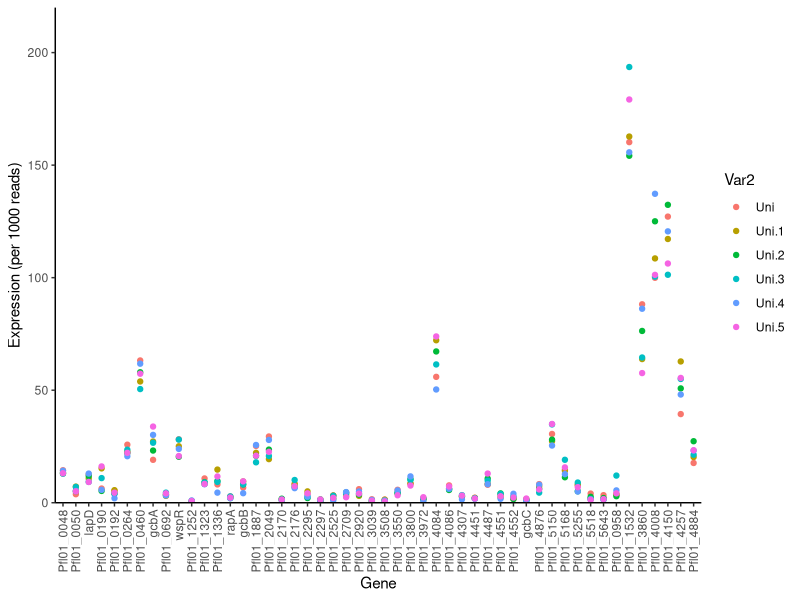

This figure's R source: (Note: this script raises an error after producing the figure.)
library("gplots")
library(reshape2)
library(ggrepel)

dat <- read.csv(file = "Data/Selected_solid.csv", check.names = F, stringsAsFactors = T)

rownames(dat) <- dat[,1]

uni.cols <- which(colnames(dat) =="Uni")

k10.cols <- which(colnames(dat) =="K10")

dat <- dat[,-1]

uni <- dat[,uni.cols-1]

K10 <- dat[,k10.cols-1]

dat <- dat[,-c(uni.cols-1,k10.cols-1)]

dat$K10 <- apply(K10,1,FUN = mean)

row.names(uni) <- rownames(dat)

dat.original <- dat

# convert data to reads per 1000

n <- ncol(uni)

for(i in(1:n)){
  uni[,i] <- (1000*uni[,i]/ sum(uni[,i]))
}

n <- ncol(dat)

for(i in(1:n)){
  dat[,i] <- (1000*dat[,i]/ sum(dat[,i]))
}

#reference medium plot

uni.melt <- melt(as.matrix(uni))

ggplot(uni.melt, aes(x=Var1, y=value, col=Var2)) +
  geom_point() +
  xlab("Gene") + ylab("Expression (per 1000 reads)") +
  theme_bw() + theme(panel.border = element_blank(), panel.grid.major = element_blank(),
                     panel.grid.minor = element_blank(), axis.line = element_line(colour = "black")) +
  theme(axis.text.x = element_text(angle=90, hjust = 1,  vjust = 0.5 )) +
  #  theme(legend.position="none") + 
  scale_y_continuous(expand = c(0, 0), limits = c(0,220)) +
  ggsave(filename = "Results/scatterplot gene expression in biolog.pdf", width = 12, height = 7, units = "in")

# variance in biolog plot

uni.thresh <- as.matrix(log2(sweep(uni, 1, apply(uni,1,mean),  FUN = "/")))
uni.thresh.melt <- melt(as.matrix(uni.thresh))


ggplot(uni.thresh.melt, aes(x=Var1, y=value, col=Var2)) +
  geom_point() +
  xlab("Gene") + ylab("Log2 ratio expression (relative to mean)") +
  theme_bw() + theme(panel.border = element_blank(), panel.grid.major = element_blank(),
                     panel.grid.minor = element_blank(), axis.line = element_line(colour = "black")) +
  theme(axis.text.x = element_text(angle=90, hjust = 1, vjust = 0.5)) +
  #  theme(legend.position="none") + 
  ggsave(filename = "Results/scatterplot ratio gene expression in biolog.pdf", width = 12, height = 7, units = "in")


#Plot per 1000 reads

dat$uni <- apply(uni,1,FUN = mean)

dat.melt <- melt(as.matrix(dat))



ggplot(dat.melt, aes(x=Var1, y=value, col=Var2)) +
  geom_point() +
  xlab("Condition") + ylab("Expression (per 1000 reads)") +
  theme_bw() + theme(panel.border = element_blank(), panel.grid.major = element_blank(),
                     panel.grid.minor = element_blank(), axis.line = element_line(colour = "black")) +
  theme(axis.text.x = element_text(angle=90, hjust = 1)) +
  theme(legend.position="none") + 
  geom_text(data = dat.melt[dat.melt$Var2 == "uni",], aes(x = dat.melt$Var1[dat.melt$Var2 == "uni"],
                                                          y = dat.melt$value[dat.melt$Var2 == "uni"]), label = "--")+
  scale_y_continuous(expand = c(0, 0), limits = c(0,300)) +
  ggsave(filename = "Results/scatterplot gene expression per 1000 reads.pdf", width = 12, height = 7, units = "in")

#plot(sort(dat.melt$Var2[dat.melt$Var1 == "LapA"], decreasing = F) , sort(dat.melt$value[dat.melt$Var1 == "LapA"], decreasing = F))

ggplot(dat.melt[dat.melt$Var1 == "LapA",], aes(x=sort(dat.melt$Var2[dat.melt$Var1 == "LapA"], decreasing = F), y=sort(dat.melt$value[dat.melt$Var1 == "LapA"], decreasing = F))) +
  geom_point() +
  theme(axis.text.x = element_text(angle=90, hjust = 1, vjust = 0.5)) +
  xlab("Condition") + ylab("Expression (per 1000 reads)") 

# calc SD per carbon in uni

dat.Z <- as.matrix(sweep(sweep(dat, 1, apply(uni,1,mean), FUN = "-"), 1, apply(uni, 1, sd), FUN = "/"))

dat.p <- 2*pnorm(-abs(dat.Z))

dat.p.melt <- melt(as.matrix(dat.p))

dat.p.melt$BH <- p.adjust(dat.p.melt$value, method = "BH")

# calculate p value from Z score matrix

dat.thresh <- as.matrix(log2(sweep(dat, 1, apply(uni,1,mean),  FUN = "/")))

dat.thresh <- dat.thresh[,-51]


dat.unthresh <- dat.thresh
 
# dat.thresh[2*pnorm(-abs(dat.Z)) >0.05] <- 0
# 
# dat.thresh[abs(dat.thresh) < 1] <- 0


nanostring.phenotypes <- data.frame(Gene = rep(rownames(dat.thresh), each = 50) , 
                                    Condition = rep(colnames(dat.thresh), length(rownames(dat))), Expression = 1)

for(i in 1:length(rownames(dat.thresh))){
  for(j in 1:length(colnames(dat.thresh))){
    nanostring.phenotypes$Expression[(i-1)*50+j] <- dat.thresh[i,j]
  }
}

no.change.rows <- which(nanostring.phenotypes$Expression ==0)

nanostring.phenotypes$Label <- NA

nanostring.phenotypes$Label[-no.change.rows] <- as.character(nanostring.phenotypes$Condition[-no.change.rows])


#nanostring.phenotypes <- nanostring.phenotypes[-no.change.rows,]

# plot of distribution of ratios to baseline

melt.dat.unthresh <- melt(dat.unthresh)

ggplot(melt.dat.unthresh, aes(x=Var1, y=value, col="black")) +
  geom_point(data = melt.dat.unthresh, aes(x=Var1, y=value, col="black"),position = position_jitterdodge(dodge.width = 1), size = 0.5, alpha = 1) +
 # geom_text_repel(data = nanostring.phenotypes, aes(x = nanostring.phenotypes$Gene, y = nanostring.phenotypes$Expression ), label = nanostring.phenotypes$Label,
  #                size = 2, force =0.25, min.segment.length = unit(0, "lines"))+
  ggtitle("Expression relative to mean base medium") + xlab("Condition") + ylab("Log2 ratio expression") +
  theme_bw() + theme(panel.border = element_blank(), panel.grid.major = element_blank(),
                     panel.grid.minor = element_blank(), axis.line = element_line(colour = "black")) +
  theme(axis.text.x = element_text(angle=90, hjust = 1, vjust = 0.5)) +
  theme(legend.position="none") +
  geom_hline(yintercept = 0) +
  ggsave(filename = "Results/scatterplot gene expression.pdf", width = 15, height = 5, units = "in")


ggplot(melt.dat.unthresh, aes(x=Var2, y=value, col="black")) +
  geom_point(position = position_jitterdodge(dodge.width = 1), size = 0.5, alpha = 1) +
  # geom_text_repel(data = nanostring.phenotypes, aes(x = nanostring.phenotypes$Gene, y = nanostring.phenotypes$Expression ), label = nanostring.phenotypes$Label,
  #                size = 2, force =0.25, min.segment.length = unit(0, "lines"))+
  ggtitle("Expression relative to mean base medium") + xlab("Condition") + ylab("Log2 ratio expression") +
  theme_bw() + theme(panel.border = element_blank(), panel.grid.major = element_blank(),
                     panel.grid.minor = element_blank(), axis.line = element_line(colour = "black")) +
  theme(axis.text.x = element_text(angle=90, hjust = 1, vjust = 0.5)) +
  theme(legend.position="none") +
  geom_hline(yintercept = 0) +
  ggsave(filename = "Results/scatterplot CS expression.pdf", width = 15, height = 5, units = "in")



melt.dat.thresh <- melt(dat.thresh)

melt.dat.thresh.original <- melt.dat.thresh

melt.dat.thresh <- melt.dat.thresh[which(dat.p.melt$BH <0.05),]

melt.dat.thresh.removed <- melt.dat.unthresh[which(dat.p.melt$BH >0.05),]

melt.dat.thresh.removed <- melt.dat.thresh.removed[which(melt.dat.thresh.removed$Var2 != "uni"),]

mylabels <- c(expression("Pfl01_0048"), expression("Pfl01_0050"), expression(italic("lapD")), expression("Pfl01_0190"), expression("Pfl01_0192"), expression("Pfl01_0264"), 
              expression("Pfl01_0460"), expression(italic("gcbA")), expression("Pfl01_0692"), expression("Pfl01_0958"), expression(italic("wspR")), expression("Pfl01_1252"), 
              expression("Pfl01_1323"), expression("Pfl01_1336"), expression("Pfl01_1532"), expression(italic("rapA")), expression(italic("gcbB")), expression("Pfl01_1887"), 
              expression("Pfl01_2049"), expression("Pfl01_2170"), expression("Pfl01_2176"), expression("Pfl01_2295"), expression("Pfl01_2297"), expression("Pfl01_2525"), 
              expression("Pfl01_2709"), expression("Pfl01_2920"), expression("Pfl01_3039"), expression("Pfl01_3508"), expression("Pfl01_3550"), expression("Pfl01_3800"), 
              expression("Pfl01_3860"), expression("Pfl01_3972"), expression("Pfl01_4008"), expression("Pfl01_4084"), expression("Pfl01_4086"), expression("Pfl01_4150"), 
              expression("Pfl01_4257"), expression("Pfl01_4307"), expression("Pfl01_4451"), expression("Pfl01_4487"), expression("Pfl01_4551"), expression("Pfl01_4552"), 
              expression(italic("gcbC")), expression("Pfl01_4876"), expression("Pfl01_4884"), expression("Pfl01_5150"), expression("Pfl01_5168"), expression("Pfl01_5255"), 
              expression("Pfl01_5518"), expression("Pfl01_5643"))

order <- c("Pfl01_0048", "Pfl01_0050", "lapD", "Pfl01_0190", "Pfl01_0192", "Pfl01_0264", 
           "Pfl01_0460", "gcbA", "Pfl01_0692", "Pfl01_0958", "wspR", "Pfl01_1252", 
           "Pfl01_1323", "Pfl01_1336", "Pfl01_1532", "rapA", "gcbB", "Pfl01_1887", 
           "Pfl01_2049", "Pfl01_2170", "Pfl01_2176", "Pfl01_2295", "Pfl01_2297", "Pfl01_2525", 
           "Pfl01_2709", "Pfl01_2920", "Pfl01_3039", "Pfl01_3508", "Pfl01_3550", "Pfl01_3800", 
           "Pfl01_3860", "Pfl01_3972", "Pfl01_4008", "Pfl01_4084", "Pfl01_4086", "Pfl01_4150", 
           "Pfl01_4257", "Pfl01_4307", "Pfl01_4451", "Pfl01_4487", "Pfl01_4551", "Pfl01_4552", 
           "gcbC", "Pfl01_4876", "Pfl01_4884", "Pfl01_5150", "Pfl01_5168", "Pfl01_5255", 
           "Pfl01_5518", "Pfl01_5643")

  
ggplot(melt.dat.thresh.original, aes(x=Var1, y=value, fill = Var2, colour = Var2)) +
  geom_jitter(data = melt.dat.thresh.original, aes(x = Var1, y = value, fill = Var2, colour = Var2, shape = Var2), 
             position = position_jitterdodge(jitter.width = 0.3), size = 1) +
  scale_shape_manual(values=c(21:25, 21:25, 21:25, 21:25, 21:25, 21:25, 21:25, 21:25, 21:25, 21:25, 21))+
  ggtitle("Expression relative to mean value in base minimal medium") + xlab("Gene") + ylab("Log2 ratio expression") +
  theme_bw() + theme(panel.border = element_blank(), panel.grid.major = element_blank(),
                     panel.grid.minor = element_blank(), axis.line.x = element_line(colour = "black", size =0.5), axis.line.y = element_line(colour = "black", size =0.5) ) +
  theme(axis.text.x = element_text(angle=90, hjust = 1, vjust = 0.5, size = 15), legend.key = element_blank(), 
        axis.text.y = element_text(size = 15), text = element_text(size = 20), legend.text = element_text(size = 12)) +
  scale_x_discrete("Gene", labels= mylabels, limits = order)+
  geom_hline(yintercept = 0) +
  ggsave(filename = "Results/scatterplot gene expression colour shape.pdf", width = 15, height = 6, units = "in")



ggplot(melt.dat.thresh.removed, aes(x=Var1, y=value, col="grey80")) +
  geom_point(data = melt.dat.thresh.removed, aes(x = Var1, y=value, colour="grey80"), position = position_jitterdodge(dodge.width = 1), alpha = 1, size = 0.5) +
  geom_point(data = melt.dat.thresh, aes(x = Var1, y=value, colour="red"), position = position_jitterdodge(dodge.width = 1, jitter.width = 0.7), alpha = 1, size = 1) +
  #geom_text_repel(data = nanostring.phenotypes, aes(x = nanostring.phenotypes$Gene, y = nanostring.phenotypes$Expression, label = nanostring.phenotypes$Label),
  #             size = 2, force =0.25, min.segment.length = unit(0, "lines"))
  ggtitle("Expression relative to mean base medium") + xlab("Gene") + ylab("Log2 ratio expression") +
  theme_bw() + theme(panel.border = element_blank(), panel.grid.major = element_blank(),
                     panel.grid.minor = element_blank(), axis.line.x = element_line(colour = "black", size =0.5), axis.line.y = element_line(colour = "black", size =0.5)) +
  theme(axis.text.x = element_text(angle=90, hjust = 1, vjust = 0.5, size = 15), axis.text.y = element_text(size = 15), text = element_text(size = 20), legend.text = element_text(size = 12)) +
  scale_x_discrete("Gene", labels= mylabels, limits = order)+
  theme(legend.position="none") +
  geom_hline(yintercept = 0) +
  ggsave(filename = "Results/scatterplot gene expression thresholded.pdf", width = 15, height = 5, units = "in")

  
ggplot(melt.dat.thresh.removed, aes(x=Var2, y=value, col="grey80")) +
  geom_point(data = melt.dat.thresh.removed, aes(x = Var2, y=value, color="grey80"), position = position_jitterdodge(dodge.width = 1), size = 0.5) +
  geom_point(data = melt.dat.thresh, aes(x = Var2, y=value, color="red"), position = position_jitterdodge(dodge.width = 1, jitter.width = 0.7), size = 1) +
  # geom_text_repel(data = nanostring.phenotypes, aes(x = nanostring.phenotypes$Gene, y = nanostring.phenotypes$Expression ), label = nanostring.phenotypes$Label,
  #                size = 2, force =0.25, min.segment.length = unit(0, "lines"))+
  ggtitle("Expression relative to mean base medium") + xlab("Condition") + ylab("Log2 ratio expression") +
  theme_bw() + theme(panel.border = element_blank(), panel.grid.major = element_blank(),
                     panel.grid.minor = element_blank(), axis.line.x = element_line(colour = "black", size =0.5), axis.line.y = element_line(colour = "black", size =0.5)) +
  theme(axis.text.x = element_text(angle=90, hjust = 1, vjust = 0.5, size = 15), axis.text.y = element_text(size = 15), text = element_text(size = 20), legend.text = element_text(size = 12)) +
  theme(legend.position="none") +
  geom_hline(yintercept = 0) +
  ggsave(filename = "Results/scatterplot gene expression thresholded by CS.pdf", width = 15, height = 5, units = "in")

nanostring.phenotypes <- nanostring.phenotypes[-no.change.rows, 1:3]

nanostring.phenotypes<- nanostring.phenotypes[order(nanostring.phenotypes$Condition),]

write.csv(nanostring.phenotypes, file = "Results/Nanostring.phenotypes.csv")

colors = c(seq(min(dat.thresh),-0.5,length=20),seq(-0.49,0.49,length=2),seq(0.5,max(dat.thresh),length=20)) #Define colour range

my_palette <- colorRampPalette(c("Blue","black", "red"))(n=15)

pdf(paste("Results/nanostring_thresh_log2.pdf", sep=""), width=15, height=20)
heatmap.2(dat.thresh, col=my_palette, margins=c(10,10), cexRow = 1, cexCol = 1,
          srtCol = 60, trace = "none", key = T, density.info = "none")
dev.off()

uni.melt <- melt(as.matrix(log2(sweep(uni, 1, apply(uni,1,mean),  FUN = "/"))))

ggplot(melt.dat.unthresh, aes(x=Var1, y=value, col="black")) +
  geom_point(data = melt.dat.unthresh, aes(x=Var1, y=value, col="black"),position = position_jitterdodge(dodge.width = 1), size = 0.5, alpha = 1) +
  geom_point(data = uni.melt, aes(x=Var1, y=value, col="blue"),position = position_jitterdodge(dodge.width = 1), size = 1, alpha = 1) +
  # geom_text_repel(data = nanostring.phenotypes, aes(x = nanostring.phenotypes$Gene, y = nanostring.phenotypes$Expression ), label = nanostring.phenotypes$Label,
  #                size = 2, force =0.25, min.segment.length = unit(0, "lines"))+
  ggtitle("Expression relative to mean base medium") + xlab("Condition") + ylab("Log2 ratio expression") +
  theme_bw() + theme(panel.border = element_blank(), panel.grid.major = element_blank(),
                     panel.grid.minor = element_blank(), axis.line.x = element_line(colour = "black", size =0.5), axis.line.y = element_line(colour = "black", size =0.5)) +
  theme(axis.text.x = element_text(angle=90, hjust = 1, vjust = 0.5, size = 15), axis.text.y = element_text(size = 15), text = element_text(size = 20), legend.text = element_text(size = 12)) +
  scale_x_discrete("Gene", labels= mylabels, limits = order)+
  theme(legend.position="none") +
  geom_hline(yintercept = 0) +
  ggsave(filename = "Results/scatterplot gene expression base medium overlay.pdf", width = 15, height = 5, units = "in")
